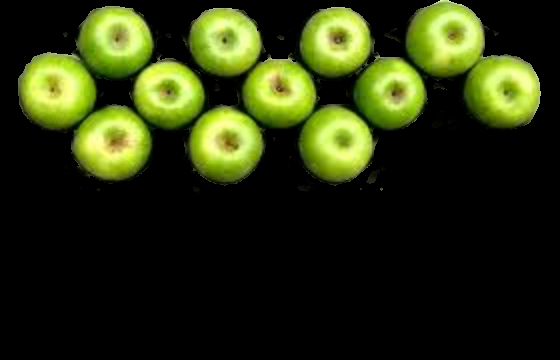
//> input picture 70_canny/result.png, 560 x 360 px
$ ./main   (built with g++ and OpenCV 4)
//> lines starting //> are read from the running program, lines starting //| are printed output that depends on the picture; after the words box and inside, x2 and y2 are one past the last pixel; in counts of white or black regions, pixels touching at a corner belong together
### 70_canny/edgedetector.h
//
// Created by laila on 17-05-21.
//

#if !defined SOBELEDGES
#define SOBELEDGES

#define PI 3.1415926

#include <opencv2/core/core.hpp>
#include <opencv2/imgproc/imgproc.hpp>

class EdgeDetector {

private:

    // original image
    cv::Mat img;

    // 16-bit signed int image
    cv::Mat sobel;

    // Aperture size of the Sobel kernel
    int aperture;

    // Sobel magnitude
    cv::Mat sobelMagnitude;

    // Sobel orientation
    cv::Mat sobelOrientation;

public:

    EdgeDetector() : aperture(3) {}

    // Set the aperture size of the kernel
    // [10 lines left out: functions setAperture, getAperture, not called in this run]

    // Compute the Sobel
    void computeSobel(const cv::Mat& image) {

        cv::Mat sobelX;
        cv::Mat sobelY;

        // Compute Sobel
        cv::Sobel(image, sobelX, CV_32F, 1, 0, aperture);
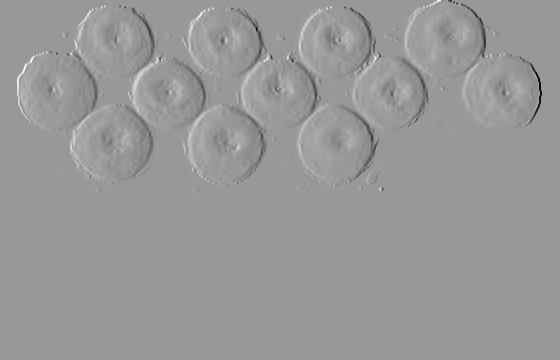
//> sobelX: 360 rows x 560 cols, CV_32FC1; min -787, max 529, mean 0; drawn with min black and max white
        cv::Sobel(image, sobelY, CV_32F, 0, 1, aperture);
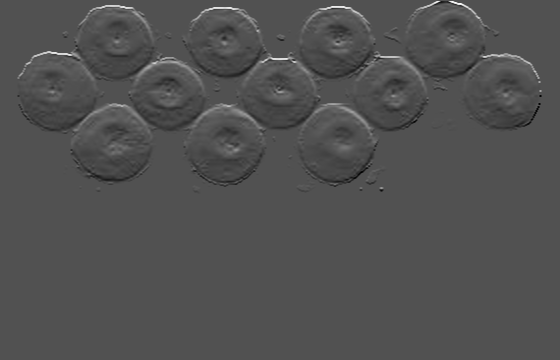
//> sobelY: 360 rows x 560 cols, CV_32FC1; min -381, max 817, mean -0.1; drawn with min black and max white

        // Compute magnitude and orientation
        cv::cartToPolar(sobelX, sobelY, sobelMagnitude, sobelOrientation);
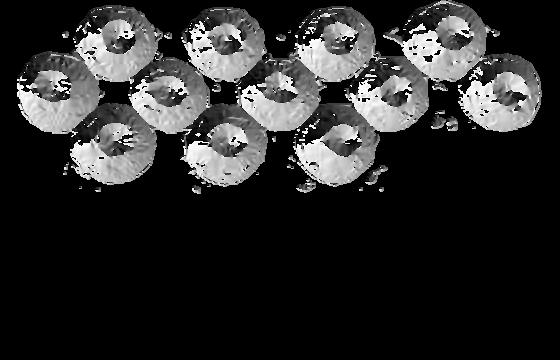
//> sobelOrientation: 360 rows x 560 cols, CV_32FC1; min 0, max 6.28, mean 1.05; drawn with min black and max white
    }

    // Compute the Sobel
    // [21 lines left out: functions computeSobel, getMagnitude, getOrientation, not called in this run]

    // Get a thresholded binary map
    cv::Mat getBinaryMap(double threshold) {

        cv::Mat bin;
        cv::threshold(sobelMagnitude,bin,threshold,255,cv::THRESH_BINARY_INV);

        return bin;
    }

    // Get a CV_8U image of the Sobel
    // [10 lines left out: function getSobelImage, not called in this run]

    // Get a CV_8U image of the Sobel orientation
    // 1 gray-level = 2 degrees
    cv::Mat getSobelOrientationImage() {

        cv::Mat bin;

        sobelOrientation.convertTo(bin,CV_8U,90/PI);

        return bin;
    }

};


#endif

### 70_canny/main.cpp
#include <iostream>

#include <iostream>
#include <vector>
#include <opencv2/core.hpp>
#include <opencv2/imgproc.hpp>
#include <opencv2/highgui.hpp>

#include "linefinder.h"
#include "edgedetector.h"

#define PI 3.1415926

int main()
{
    cv::Mat image= cv::imread("/home/laila/programacion/C++/openCV/70_canny/result.png",0);
    if (!image.data)
        return 0;
    cv::namedWindow("OriginalImage");
    cv::imshow("OriginalImage",image);

    // Compute Sobel
    EdgeDetector ed;
    ed.computeSobel(image);

    // Display the Sobel orientation
    cv::namedWindow("Sobel (orientation)");
    cv::imshow("Sobel (orientation)",ed.getSobelOrientationImage());
    cv::imwrite("ori.bmp",ed.getSobelOrientationImage());

    // Display the Sobel low threshold
    cv::namedWindow("Sobel (low threshold)");
    cv::imshow("Sobel (low threshold)",ed.getBinaryMap(125));
//> in getBinaryMap, `cv::threshold(sobelMagnitude,bin,threshold,255,cv::THRESH_BINARY_INV);`:
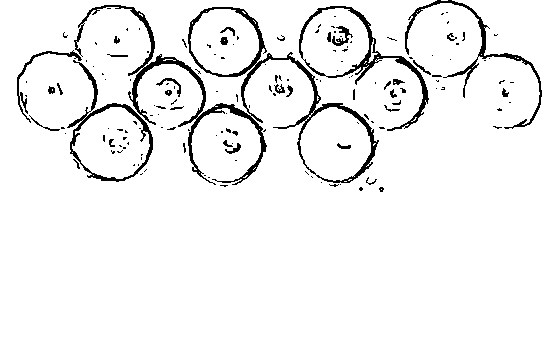
//> bin: 360 rows x 560 cols, CV_32FC1; 94.7% white; 156 black regions (121 under 20 px), largest, box (x1, y1, x2, y2) and area: (74, 5, 379, 185) 4640, (299, 6, 429, 131) 1412, (67, 60, 153, 182) 1136

    // Display the Sobel high threshold
    cv::namedWindow("Sobel (high threshold)");
    cv::imshow("Sobel (high threshold)",ed.getBinaryMap(350));
//> call 2 of getBinaryMap, with threshold = 350
//> in getBinaryMap (call 2), `cv::threshold(sobelMagnitude,bin,threshold,255,cv::THRESH_BINARY_INV);`:
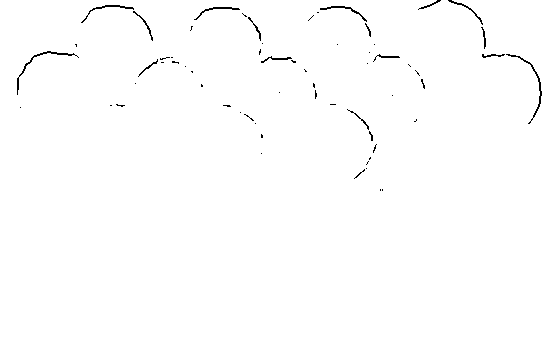
//> bin: 360 rows x 560 cols, CV_32FC1; 99.3% white; black in thin lines or dots, all inside (x1, y1, x2, y2) = (17, 0, 542, 191)

    // Apply Canny algorithm
    cv::Mat contours;
    cv::Canny(image,contours,125,350);
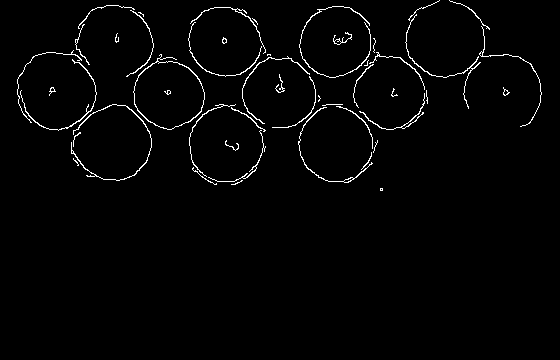
//> contours: 360 rows x 560 cols, CV_8UC1; 1.9% white in thin lines or dots, all inside (x1, y1, x2, y2) = (17, 0, 542, 191)

    // Display the image of contours
    cv::namedWindow("Canny Contours");
    cv::imshow("Canny Contours",255-contours);

    // Create a test image
    cv::Mat test(200,200,CV_8U,cv::Scalar(0));
    cv::line(test,cv::Point(100,0),cv::Point(200,200),cv::Scalar(255));
//> test: 200 rows x 200 cols, CV_8UC1; 0.5% white in thin lines or dots, all inside (x1, y1, x2, y2) = (100, 0, 200, 199)
    cv::line(test,cv::Point(0,50),cv::Point(200,200),cv::Scalar(255));
    cv::line(test,cv::Point(0,200),cv::Point(200,0),cv::Scalar(255));
    cv::line(test,cv::Point(200,0),cv::Point(0,200),cv::Scalar(255));
    cv::line(test,cv::Point(100,0),cv::Point(100,200),cv::Scalar(255));
    cv::line(test,cv::Point(0,100),cv::Point(200,100),cv::Scalar(255));
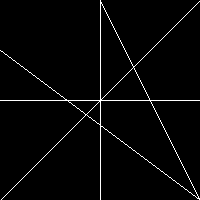
//> test: 200 rows x 200 cols, CV_8UC1; 2.5% white in thin lines or dots

    // Display the test image
    cv::namedWindow("Test Image");
    cv::imshow("Test Image",test);
    cv::imwrite("test.bmp",test);
// [203 lines of commented-out code are left out]
    cv::waitKey();
    return 0;
}
